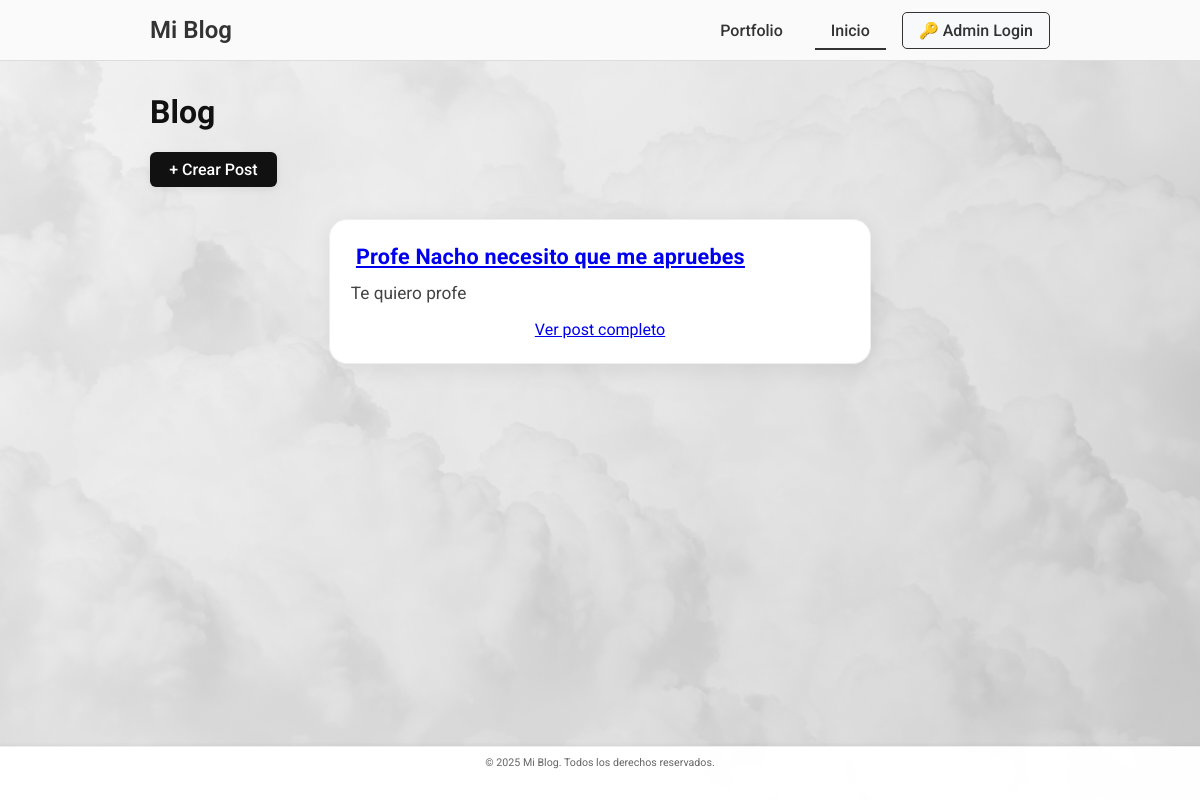
The page /blog/ on the database as committed earlier.
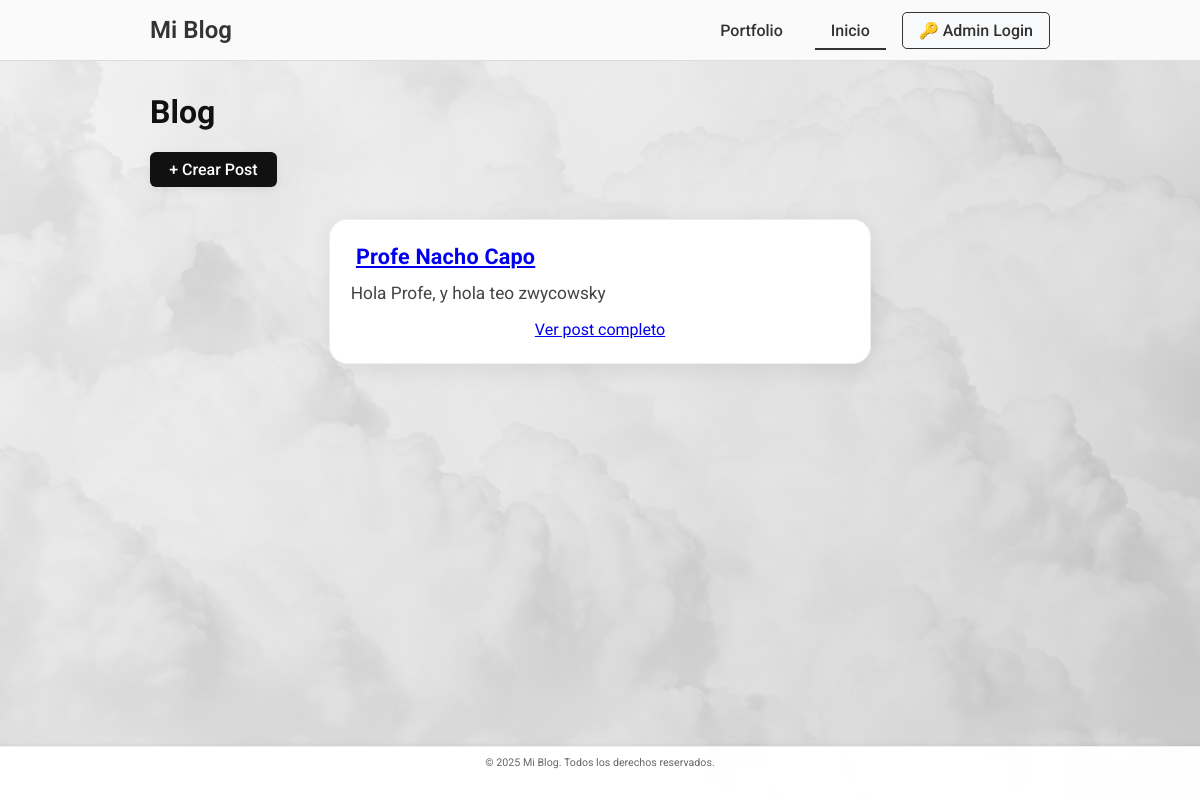
The same page on the database as committed later.
### blog/models.py (models this page shows, shortened)
class Post(models.Model):
    titulo = models.CharField(max_length=200)
    contenido = models.TextField()
    imagen = models.ImageField(upload_to='posts/', blank=True, null=True)
    creado = models.DateTimeField(default=timezone.now)
    max_comentarios = models.PositiveIntegerField(default=100)

### blog/views.py (the view)
# urls.py: path('', views.post_list, name='post_list'),           # Lista de posts
def post_list(request):
    posts = Post.objects.all().order_by('-creado')
    if request.headers.get('x-requested-with') == 'XMLHttpRequest':
        return render(request, 'blog/post_list.html', {'posts': posts})
    return render(request, 'blog/post_list.html', {'posts': posts})

### blog/templates/blog/post_list.html (shortened to what this page needs)
{% extends "blog/base_blog.html" %}
{% block content %}
<div class="blog-header-actions">
    <h1>Blog</h1>
    <a href="{% url 'blog:crear_post' %}" class="btn-crear-post">+ Crear Post</a>
</div>
<div class="blog-posts">
    {% for post in posts %}
    <div class="post">
        <h3>
          <a href="{% url 'blog:post_detail' post.pk %}" class="post-link">{{ post.titulo }}</a>
        </h3>
        <p>{{ post.contenido|truncatewords:30 }}</p>
        <a href="{% url 'blog:post_detail' post.pk %}" class="post-link">Ver post completo</a>
    </div>
    {% empty %}
        <p>No hay posts aún.</p>
    {% endfor %}
</div>
{% endblock %}

### blog/templates/blog/base_blog.html (shortened to what this page needs)
{% load static %}
<!DOCTYPE html>
<html lang="es">
<head>
    <link rel="stylesheet" href="{% static 'blog/css/blog.css' %}?v={{ timestamp|default:'1' }}">
</head>
<body>
    <header class="blog-header">
        <nav class="header-nav">
            <a href="{% url 'blog:post_list' %}" class="logo">Mi Blog</a>
            <ul class="nav-links">
                <li><a href="/" class="{% if request.path == '/' %}active{% endif %}">Portfolio</a></li>
                <li><a href="{% url 'blog:post_list' %}" class="{% if request.resolver_match.url_name == 'post_list' %}active{% endif %}">Inicio</a></li>
                {% if user.is_authenticated %}
                    {% if user.is_staff or user.is_superuser %}
                        <li><a href="{% url 'blog:crear_post' %}" class="btn-crear-post-header">🔒 Crear Post</a></li>
                        <li><span class="user-info">Admin: {{ user.username }}</span></li>
                    {% else %}
                        <li><span class="user-info">Hola, {{ user.username }}</span></li>
                    {% endif %}
                    <li>
                        <form method="post" action="{% url 'admin:logout' %}" style="display:inline;">
                            {% csrf_token %}
                            <button type="submit" class="btn-admin-login" style="background:none;border:none;padding:0;font:inherit;cursor:pointer;">
                                Salir
                            </button>
                        </form>
                    </li>
                {% else %}
                    <li><a href="/admin/" class="btn-admin-login">🔑 Admin Login</a></li>
                {% endif %}
            </ul>
        </nav>
    </header>
    <main class="blog-container">
        {% block content %}{% endblock %}
    </main>
    <footer class="blog-footer">
        <small>&copy; 2025 Mi Blog. Todos los derechos reservados.</small>
    </footer>
</body>
</html>

### blog/static/blog/css/blog.css (style rules this page uses)
:root { --color-bg: #fff; --color-text: #111; --color-accent: #222; --color-btn: #fff; --color-btn-bg: #222; --color-btn-hover: #fff; --color-btn-bg-hover: #444; --color-border: #222; --color-gradient: linear-gradient(135deg, #f5f5f5 0%, #d3d3d3 100%); }
html { scroll-behavior: smooth; }
body { background: var(--color-gradient); color: var(--color-text); font-family: 'Roboto', Arial, sans-serif; margin: 0; padding: 0; min-height: 100vh; transition: background 0.3s, color 0.3s; position: relative; z-index: 1; }
body::before { content: ""; position: fixed; inset: 0; z-index: 0; background: url('../img/Imagenfondo.jpg') center/cover no-repeat; opacity: 0.15; pointer-events: none; }
header { position: fixed; top: 0; left: 0; width: 100vw; background: #fff; border-bottom: 1px solid #eee; z-index: 100; }
nav ul { display: flex; gap: 2em; list-style: none; padding: 0; margin: 0; }
nav a { color: var(--color-accent); text-decoration: none; font-weight: 400; font-size: 1em; transition: color 0.2s; }
main { max-width: 900px; margin: 0 auto; padding: 7em 1em 60px 1em; position: relative; z-index: 2; }
.blog-posts { display: flex; flex-direction: column; align-items: center; gap: 2.5em; margin-top: 2em; margin-bottom: 2em; }
.post { background: #fff; border-radius: 18px; border: 1px solid #eee; width: 100%; max-width: 540px; padding: 0 0 1.5em 0; box-shadow: 0 4px 24px rgba(0,0,0,0.08); display: flex; flex-direction: column; align-items: center; transition: box-shadow 0.25s, transform 0.25s; cursor: pointer; overflow: hidden; position: relative; z-index: 2; }
.post h3 { font-size: 1.35em; font-weight: 700; margin: 1.1em 1.2em 0.5em 1.2em; color: var(--color-accent); text-align: left; align-self: flex-start; letter-spacing: 0.01em; }
.post p { font-size: 1.08em; color: #444; margin: 0 1.2em 0.7em 1.2em; line-height: 1.6em; text-align: left; align-self: flex-start; font-weight: 400; }
.btn, .btn-contacto, .btn-crear-post, .btn-submit, .btn-volver, .btn-cancel { display: inline-block; background: #111; color: #fff; border: none; border-radius: 6px; padding: 0.5em 1.2em; font-size: 1em; font-weight: 500; text-decoration: none; cursor: pointer; transition: background 0.2s, color 0.2s, box-shadow 0.2s; box-shadow: 0 2px 8px rgba(0,0,0,0.07); }

### blog/templates/blog/base_blog.html (style rules this page uses)
.blog-header { background:#fafafa; border-bottom:1px solid #ddd; position:sticky; top:0; z-index:1000; }
.header-nav { max-width:900px; margin:0 auto; display:flex; justify-content:space-between; align-items:center; padding:1rem; }
.logo { font-size:1.5rem; font-weight:600; color:#333; text-decoration:none; }
.nav-links { display:flex; list-style:none; gap:1rem; margin:0; padding:0; align-items:center; }
.nav-links a { text-decoration:none; color:#333; font-weight:500; padding:0.5rem 1rem; }
.nav-links a.active { border-bottom:2px solid #333; }
.btn-crear-post-header, .btn-admin-login { border:1px solid #333; border-radius:5px; padding:0.5rem 1rem; text-decoration:none; font-weight:500; background:#f8f9fa; color:#333; }
.blog-container { max-width:900px; margin:2rem auto; padding:0 1rem; }
.blog-footer { background:rgba(255,255,255,0.98); color:#666; text-align:center; font-family:'Roboto',Arial,sans-serif; width:100%; padding:0.4rem 0; border-top:1px solid #eee; position:fixed; bottom:0; left:0; z-index:10; font-size:0.8rem; box-shadow:0 -1px 4px rgba(0,0,0,0.05); height:40px; }
main.blog-container { padding-bottom:60px; }

Rows that differ between the two databases and show on the page:
removed Post: titulo "Profe Nacho necesito que me apruebes", contenido "Te quiero profe"
added Post: titulo "Profe Nacho Capo", contenido "Hola Profe, y hola teo zwycowsky"
